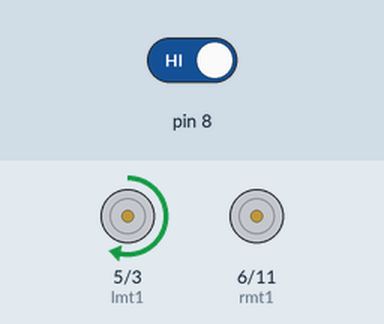
Recording of a sketch running on a simulated Arduino Uno, built with avr-gcc and run on an emulated ATmega328P. Shown: motor-driver pin pairs drawn as motors (green arrow = first pin HIGH = forward, orange = second pin HIGH = backward, longer = more drive). The inputs (shaded band) are chosen by the test bench; at power-on: pin 8 HIGH.

Above: at 1.2 s.
1.3 s: pin 8 driven LOW
At 2.4 s:
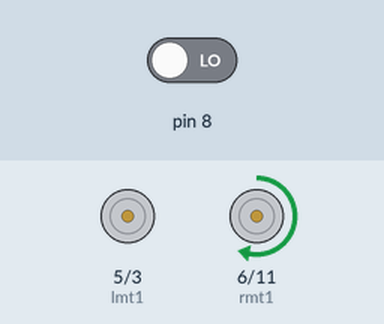
Timing chart, 0 to 4.3 s (numbered marks = the images above; inputs shaded):
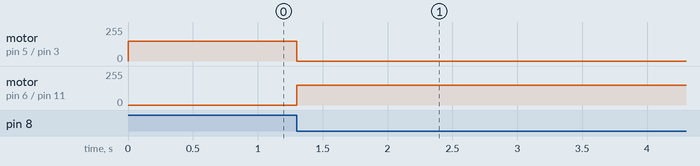

The sketch:

linefollower.ino
```cpp
int cs;
int lmt1 = 5;
int lmt2 = 3;
int rmt1 = 6;
int rmt2 = 11;
void setup() {
  pinMode(8, INPUT);
  pinMode(lmt1, OUTPUT);
  pinMode(lmt2, OUTPUT);
  pinMode(rmt1, OUTPUT);
  pinMode(rmt2, OUTPUT);
}
void loop() {
  cs = digitalRead(8);
  if (cs==LOW)
  {
    stpleft();
  }
  else if (cs==HIGH)
  {
    stpright();
  }
}
void forward() {
 analogWrite(lmt1, 150);
 analogWrite(lmt2, 0);
 analogWrite(rmt1, 150);
 analogWrite(rmt2, 0);
 }
void backward()
{
 analogWrite(lmt1, 0);
 analogWrite(lmt2, 150);
 analogWrite(rmt1, 0);
 analogWrite(rmt2, 150);
}
void right()
{
  analogWrite(lmt1, 150);
 analogWrite(lmt2, 0);
 analogWrite(rmt1, 0);
 analogWrite(rmt2, 150);
}
void left()
{
   analogWrite(lmt1, 0);
 analogWrite(lmt2, 150);
 analogWrite(rmt1, 150);
 analogWrite(rmt2, 0);
}
void stp()
{
 analogWrite(lmt1, 0);
 analogWrite(lmt2, 0);
 analogWrite(rmt1, 0);
 analogWrite(rmt2, 0);
}
void stpright()
{
 analogWrite(lmt1, 150);
 analogWrite(lmt2, 0);
 analogWrite(rmt1, 0);
 analogWrite(rmt2, 0);
}
void stpleft()
{
 analogWrite(lmt1, 0);
 analogWrite(lmt2, 0);
 analogWrite(rmt1, 150);
 analogWrite(rmt2, 0);
}
```

Measured:
- after the input at 1.3 s, motor on pin 5 (lmt1) / pin 3 (lmt2): forward 150/255 → stopped at once; motor on pin 6 (rmt1) / pin 11 (rmt2): stopped → forward 150/255 at once
